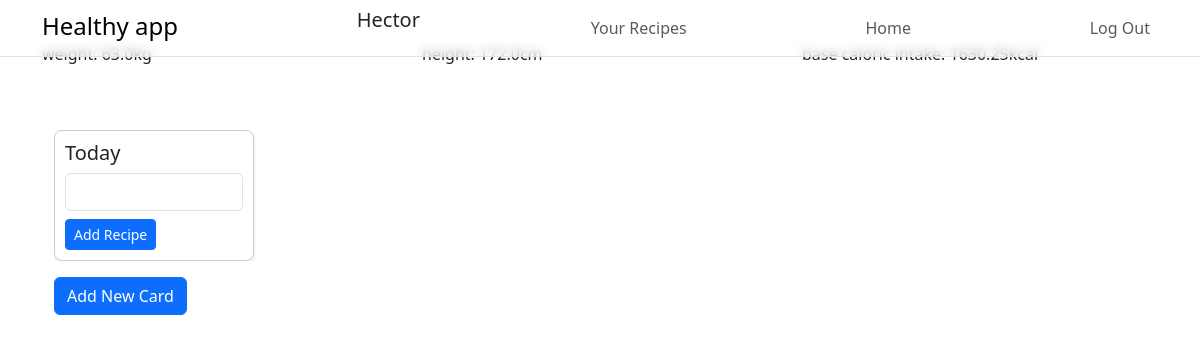
Before: /home (signed in) with the older database file.
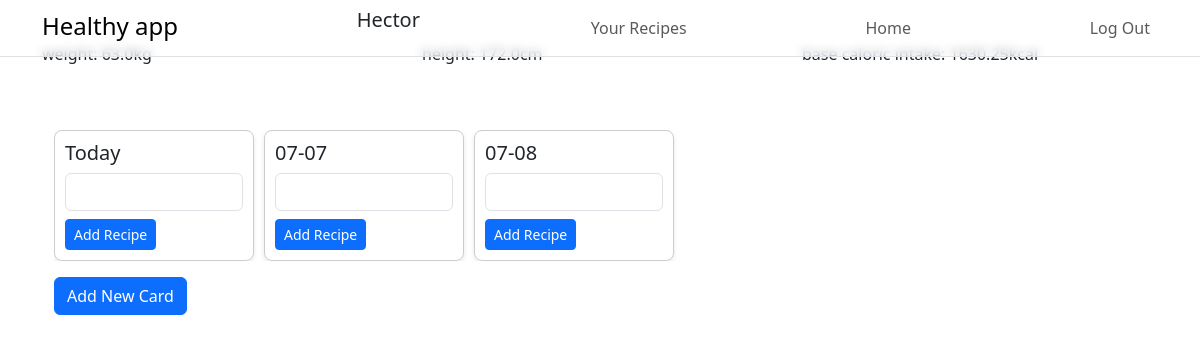
After: the same page with the newer database file.
### tables this page shows
CREATE TABLE "user_stats" (user_id INTEGER PRIMARY KEY, weight REAL NOT NULL, height REAL NOT NULL, age REAL NOT NULL, gender TEXT NOT NULL, activity_level INTEGER CHECK (activity_level BETWEEN 1 and 4), FOREIGN KEY (user_id) REFERENCES users(id));

CREATE TABLE cards (id INTEGER PRIMARY KEY AUTOINCREMENT, user_id INTEGER, day DATE, FOREIGN KEY (user_id) REFERENCES users(id));

### app.py (the view)
@app.route('/home')
def home():
    if 'user_id' not in session:
        print("user not logged in.")
        return render_template('login.html')
    current_date = datetime.now().strftime('%m-%d')
    db = get_db()
    cursor = db.cursor()
    cursor.execute("SELECT weight, height, age, gender, activity_level FROM user_stats WHERE user_id = ?", (session['user_id'],))
    user_data = cursor.fetchone()
    print("busca los datos del usuario en la base")
    cursor.execute("SELECT id, day FROM cards WHERE user_id = ? AND day >= ?", (session['user_id'], current_date))
    cards = cursor.fetchall()
    cursor.execute("SELECT id, name FROM recipes WHERE user_id = ?", (session['user_id'],))
    recipes = cursor.fetchall()
    if user_data:
        weight, height, age, gender, activity_level = user_data
        print("encuentra los datos del usuario en la base")
        if gender == 'male': # (male)
            base_cal_intake = 66 + (13.75 * weight) + (5 * height) - (6.75 * age)
        if gender == 'female': # (female)
            base_cal_intake = 655 + (9.56 * weight) + (1.85 * height) - (4.68 * age)
        return render_template('home.html', user=session["user_name"], base_cal_intake=base_cal_intake, height=height, weight=weight, cards=cards, recipes=recipes, current_date=current_date)
    else:
        print("NO encuentra los datos del usuario en la base")
        return render_template('home.html', user=session['user_name'], weight=None, height=None)

### app.py (called while the page is built)
def get_db():
    db = getattr(g, '_database', None)
    if db is None:
        db = g._database = sqlite3.connect(DATABASE)
        db.row_factory = sqlite3.Row
    return db

@app.teardown_appcontext
def close_connection(exception):
    db = getattr(g, '_database', None)
    if db is not None:
        db.close()

### templates/home.html (shortened to what this page needs)
{% extends "layout.html" %}
{% block main %}
    {% if weight and height %}
    <div class="home_container container">
        <section>
            <div class="row">
                <div class="col"><p>weight: {{ weight }}kg</p></div>
                <div class="col"><p>height: {{ height }}cm</p></div>
                <div class="col"><p>base caloric intake: {{ base_cal_intake }}kcal</p></div>
            </div>
        </section>
        <div class="container mt-5">
            <div id="calendar" class="calendar">
                {% for card in cards %}
                <div class="day-card">
                    {% set is_today = card['day'] == current_date %}
                    <h5>{{ 'Today' if is_today else card['day'] }}</h5>
                    <form action="/add_recipe_to_card" method="POST" class="add-recipe-form">
                        <select name="recipe_id" class="form-control mt-2">
                        </select>
                        <button type="submit" class="btn btn-primary btn-sm mt-2">Add Recipe</button>
                    </form>
                </div>
                {% endfor %}
            </div>
            <form id="addCardForm" action="/create_card" method="POST" class="add-card-form">
                <button type="submit" class="btn btn-primary mt-3">Add New Card</button>
            </form>
        </div>
    </div>
        {% endif %}
{% endblock %}

### templates/layout.html (shortened to what this page needs)
<!DOCTYPE html>
<html lang="en">
    <head>
        <link href="https://cdn.jsdelivr.net/npm/bootstrap@5.3.3/dist/css/bootstrap.min.css" rel="stylesheet">
        <link href="../static/style.css" rel="stylesheet">
    </head>
    <body>
        <nav class="navbar navbar-expand-lg navbar-light fixed-top mask-custom border-bottom shadow-0">
            <div class="container">
            {% if session["user_id"] %}
                <div class="offcanvas-body">
                    <ul class="navbar-nav flex-grow-1 justify-content-between">
                        <li class="nav-item"><a class="navbar-brand" href="/"><span class="title black">Healthy app</span></a></li>
                        <li class="nav-item"><h5 class="font-weight-normal">{{ user }}</h5></li>
                        <li class="nav-item"><a class="nav-link" href="/recipes">Your Recipes</a></li>
                        <li class="nav-item"><a class="nav-link" href="/home">Home</a></li>
                        <li class="nav-item"><a class="nav-link" href="/logout">Log Out</a></li>
                    </ul>
                </div>
            {% endif %}
            </div>
        </nav>
        {% block main %}{% endblock %}
    </body>
</html>

### static/style.css (style rules this page uses)
.title { font-size: 120%; }
.mask-custom { backdrop-filter: blur(5px); background-color: rgba(255, 255, 255, 0.589); }
.home_container { padding-top: 3.5%; }
.calendar { display: flex; overflow-x: auto; }
.day-card { flex: 0 0 auto; width: 200px; height: auto; border: 1px solid #ccc; border-radius: 8px; padding: 10px; margin-right: 10px; box-shadow: 0 2px 4px rgba(0, 0, 0, 0.1); }

Changed rows visible on the page:
added cards: day "07-07"
added cards: day "07-08"
